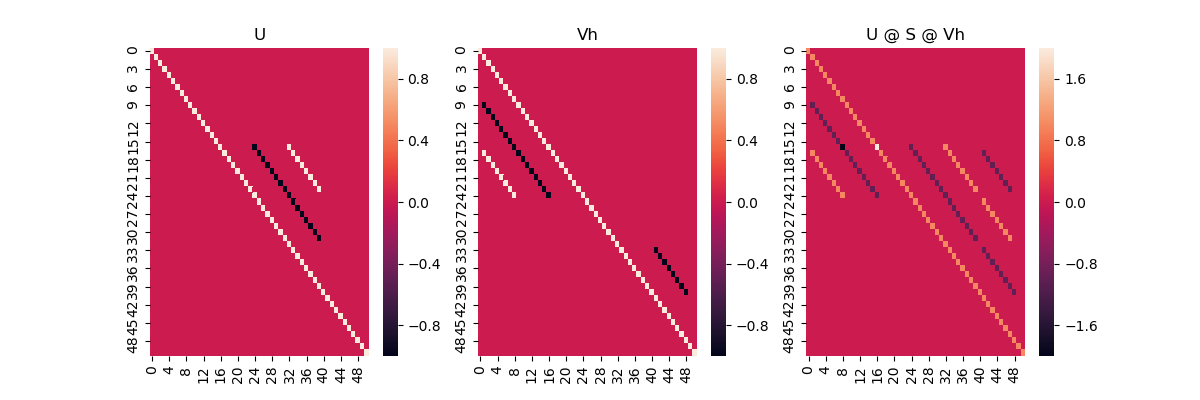

Generate this figure with Python:
import os
import numpy as np
import scipy.linalg

# import the extension but don't do anything with it
import ext

n = 50
eye = np.eye(n+1, n+1)
u, s, vh = scipy.linalg.svd(eye)
eye2 = u @ np.diag(s) @ vh

print("All close: ", np.allclose(eye, eye2)) 
print("Min(eye2): ", np.min(eye2))

## plot the SVD

from matplotlib import pyplot as plt
import seaborn as sns

plt.figure(figsize=(12,4))
ax = plt.subplot(1, 3, 1)
sns.heatmap(u, ax=ax)
ax.set_title("U")

ax = plt.subplot(1, 3, 2)
sns.heatmap(vh, ax=ax)
ax.set_title("Vh")

ax = plt.subplot(1, 3, 3)
sns.heatmap(eye2, ax=ax)
ax.set_title("U @ S @ Vh")

fname = "out/svd_eye.png"
try:
	if os.environ["MKL_NUM_THREADS"] == "1":
		fname = "out/svd_eye_1thread.png"
except KeyError:
	pass
plt.savefig(fname)
